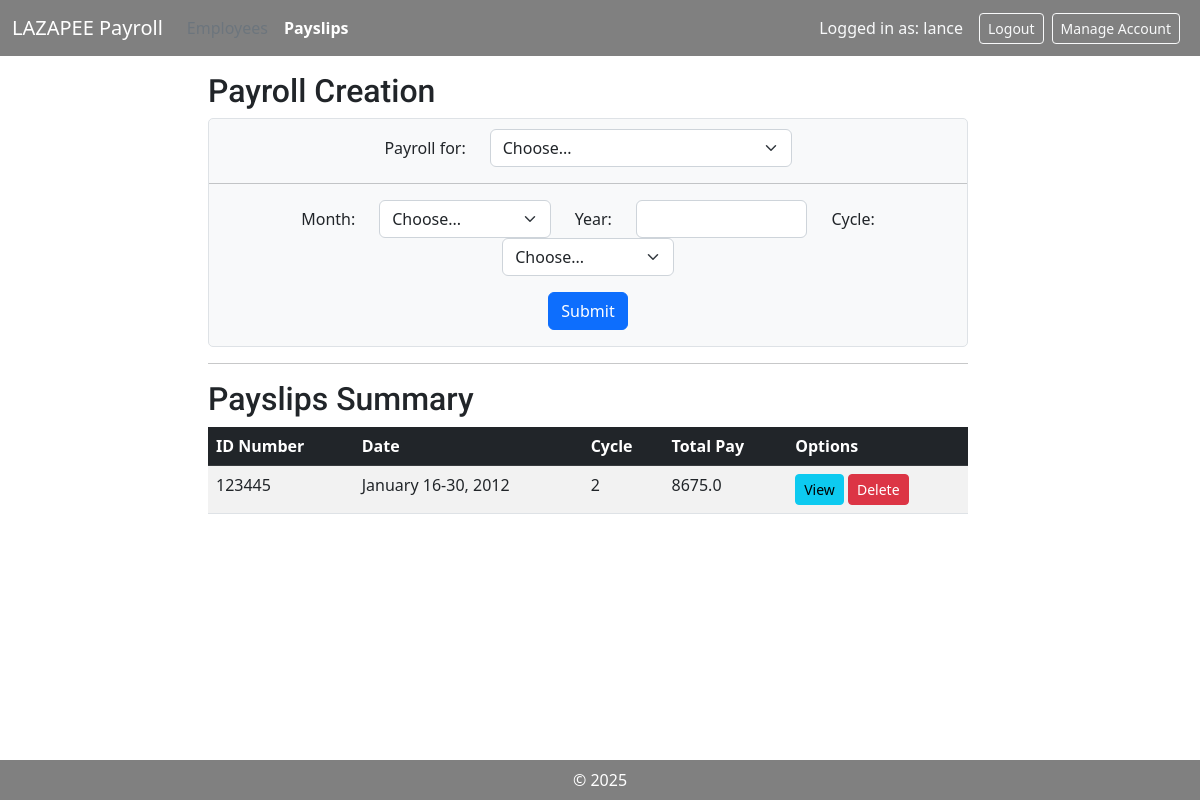
The page /payslips/ (signed in) on the database as committed earlier.
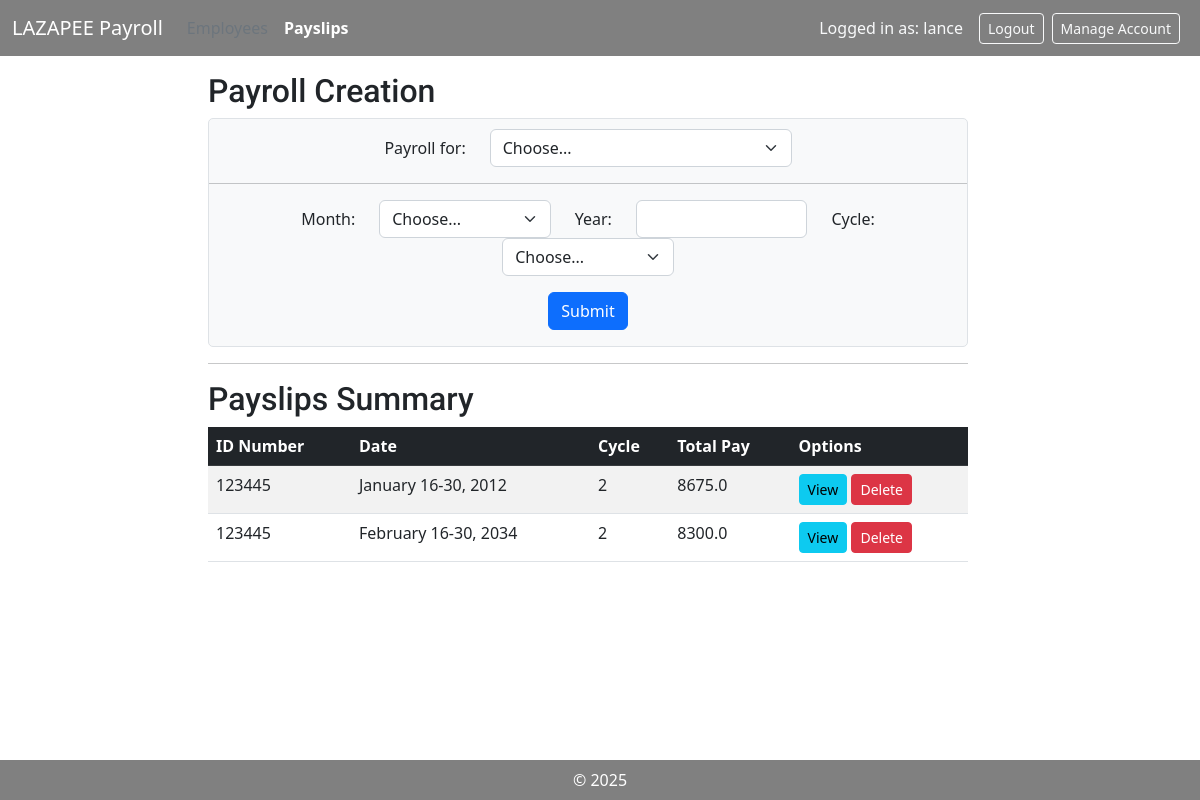
The same page on the database as committed later.
### payroll_app/models.py (models this page shows, shortened)
class Employee(models.Model):
    name = models.CharField(max_length=100)
    id_number = models.CharField(max_length=20, unique=True, blank=False)
    rate = models.FloatField(default=0.0, null=True)
    overtime_pay = models.FloatField(default=0.0, null=True)
    allowance = models.FloatField(default=0.0, null=True)

class Payslip(models.Model):
    id_number = models.ForeignKey(Employee, on_delete=models.CASCADE)
    month = models.CharField(max_length=20)
    date_range = models.CharField(max_length=20)
    year = models.CharField(max_length=20)
    pay_cycle = models.IntegerField(default=0)
    rate = models.FloatField(default=0.0)
    earnings_allowance = models.FloatField(default=0.0)
    deductions_tax = models.FloatField(default=0.0)
    deductions_health = models.FloatField(default=0.0)
    pag_ibig = models.FloatField(default=0.0)
    sss = models.FloatField(default=0.0)
    overtime = models.FloatField(default=0.0)
    total_pay = models.FloatField(default=0.0)
    def getIDNumber(self):
        return self.id_number.id_number
    def getDate_range(self):
        return self.date_range
    def getPay_cycle(self):
        return self.pay_cycle
    def getTotal_Pay(self):
        return self.total_pay

### payroll_app/views.py (the view)
    def wrapper(request, *args, **kwargs):
        if not request.session.get('user_id'):
            messages.error(request, "You must be logged in to view the page.")
            return redirect('login')
        return function(request, *args, **kwargs)

### payroll_app/views.py (called while the page is built, shortened)
def authentication(function):
    def wrapper(request, *args, **kwargs):
        if not request.session.get('user_id'):
            messages.error(request, "You must be logged in to view the page.")
            return redirect('login')
        return function(request, *args, **kwargs)
    return wrapper

@authentication
def payslip_list(request):
    employees = Employee.objects.all()
    payslips = Payslip.objects.all()
    return render(request, 'payroll_app/payslips.html', {'employees': employees, 'payslips': payslips})

### payroll_app/templates/payroll_app/payslips.html (shortened to what this page needs)
{% extends "payroll_app/base.html" %}
{% block content %}
<div class="row justify-content-center">
    <div class="col-md-8">
        <h2 style="font-family: 'roboto'; font-weight: strong;">Payroll Creation</h2>
        <div style="background-color: #f8f9fa; padding-top: 10px; border-radius: 5px; border: 1px solid #dee2e6;">
            <form method="POST">
                <div class="row justify-content-center">
                    <div class="col-auto">
                        <label class="col-form-label" for="payroll">Payroll for:</label>
                    </div>
                    <div class="col-md-5">
                        <select class="form-select" id="payroll" name="payroll" required>
                            <option value="" selected>Choose...</option>
                        </select>
                    </div>
                </div>
                <hr>
                <div class="row justify-content-center">
                    <div class="col-auto">
                        <label class="col-form-label" for="month">Month:</label>
                    </div>
                    <div class="col-md-3">
                        <select class="form-select" id="month" name="month" required>
                            <option value="" selected>Choose...</option>
                        </select>
                    </div>
                   <div class="col-auto">
                        <label class="col-form-label" for="year">Year:</label>
                    </div>
                    <div class="col-md-3">
                        <input type="number" class="form-control" id="year" name="year" required>
                    </div>
                    <div class="col-auto">
                        <label class="col-form-label" for="cycle">Cycle:</label>
                    </div>
                    <div class="col-md-3">
                        <select class="form-select" id="cycle" name="cycle" required>
                            <option value="" selected>Choose...</option>
                        </select>
                    </div>
                </div>
                <div class="row justify-content-center">
                    <div class="col-auto mt-3">
                        <button type="submit" class="btn btn-primary">Submit</button>
                    </div>
                </div>
            </form>
        </div>
        <hr>
        <h2 style="font-family: 'roboto'; font-weight: strong;">Payslips Summary</h2>
        <div class="payslip_summary">
            <table class="table table-striped">
                <thead class="table-dark">
                    <tr>
                        <th>ID Number</th>
                        <th>Date</th>
                        <th>Cycle</th>
                        <th>Total Pay</th>
                        <th>Options</th>
                    </tr>
                </thead>
                <tbody>
                    {% for payslip in payslips %}
                    <tr>
                        <td>{{ payslip.getIDNumber }}</td>
                        <td>{{ payslip.getDate_range }}</td>
                        <td>{{ payslip.getPay_cycle }}</td>
                        <td>{{ payslip.getTotal_Pay }}</td>
                        <td>
                            <a href="" class="btn btn-sm btn-info">View</a>
                            <form method="POST" action="{% url 'payslip_delete' payslip.pk %}" style="display: inline;" onsubmit="return confirm('Are you sure you want to delete {{payslip.getIDNumber}}?');">
                                <button type="submit" class="btn btn-sm btn-danger">Delete</button>
                            </form>
                        </td>
                    </tr>
                    {% empty %}
                    <tr><td colspan="6">No employees found.</td></tr>
                    {% endfor %}
                </tbody>
            </table>
        </div>
    </div>
</div>
{% endblock %}

### payroll_app/templates/payroll_app/base.html (shortened to what this page needs)
{% load static %}
<html>
    <head>
        <link rel="stylesheet" href="{% static '/bootstrap/css/bootstrap.min.css' %}">
        <link rel="stylesheet" href="{% static '/bootstrap/css/custom.css' %}">
    </head>
    <body>
        <nav class="navbar navbar-dark navbar-expand-lg bg-custom mb-3 sticky-top" style="background-color: #808080;">
            <div class="container-fluid">
                <a class="navbar-brand mb-0" href="{% url 'employee_list' %}">LAZAPEE Payroll</a>
                <div class="collapse navbar-collapse" id="navbarNav">
                    <ul class="navbar-nav me-auto mb-2 mb-lg-0">
                        <li class="nav-item">
                            <a href="{% url 'employee_list' %}" class="nav-link {% if request.resolver_match.url_name == 'employee_list' %}active text-white fw-bold{% else %}text-secondary{% endif %}">Employees</a>
                        </li>
                        <li class="nav-item">
                            <a href="{% url 'payslip_list' %}" class="nav-link {% if request.resolver_match.url_name == 'payslip_list' %}active text-white fw-bold{% else %}text-secondary{% endif %}">Payslips</a>
                        </li>
                    </ul>
                    {% if request.session.user_id %}
                    <span class="navbar-text text-light me-3">
                        Logged in as: {{ request.session.username }}
                    </span>
                    <a href="{% url 'logout' %}" class="btn btn-sm btn-outline-light">Logout</a>
                    <a href="{% url 'manage_acc' pk=request.session.user_id %}" class="mx-2 btn btn-sm btn-outline-light">Manage Account</a>
                    {% else %}
                    <a href="{% url 'login' %}" class="btn btn-sm btn-outline-light">Login</a>
                    {% endif %}
                </div>
            </div>
        </nav>
        <div class="container-fluid">
            <div class="row">
                {% block content %}
                {% endblock %}
            </div>
        </div>
    </body>
    <nav class="navbar bg-custom fixed-bottom justify-content-center mt-5" style="background: #808080;">
        <div style="color: white;">© {% now "Y" %}</div>
   </nav>
</html>

Rows that differ between the two databases and show on the page:
added Payslip: getIDNumber "123445", getDate_range "February 16-30, 2034", getPay_cycle "2", getTotal_Pay "8300.0"
